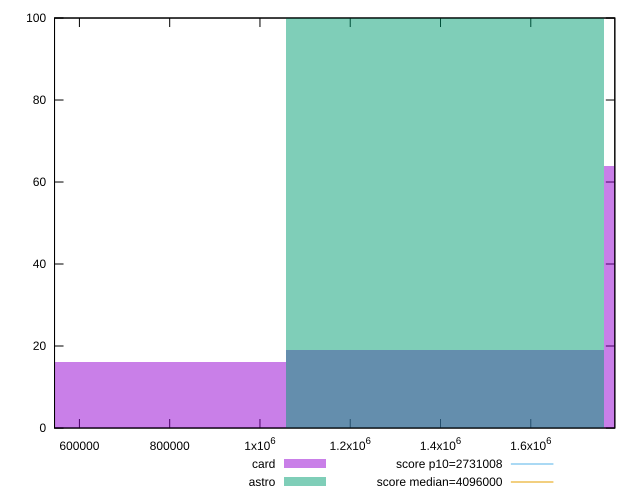

gnuplot code for this plot:
reset

$card <<EOF
2115370.6218993664 64
705123.5406331221 16
1410247.0812662442 19
EOF

$astro <<EOF
1410247.0812662442 100
EOF

set key outside below
set boxwidth 705123.5406331221
set xrange [544874:1786188]
set yrange [0:100]
set trange [0:100]
set style fill transparent solid 0.5 noborder

set parametric
set terminal svg size 640, 500 enhanced background rgb 'white'
set output "reports/report_00027_2021-02-24T12-40-31.850Z/total-byte-weight/comparison/histogram/2_vs_3.svg"

plot $card title "card" with boxes, \
     $astro title "astro" with boxes, \
     2731008,t title "score p10=2731008", \
     4096000,t title "score median=4096000"

reset
